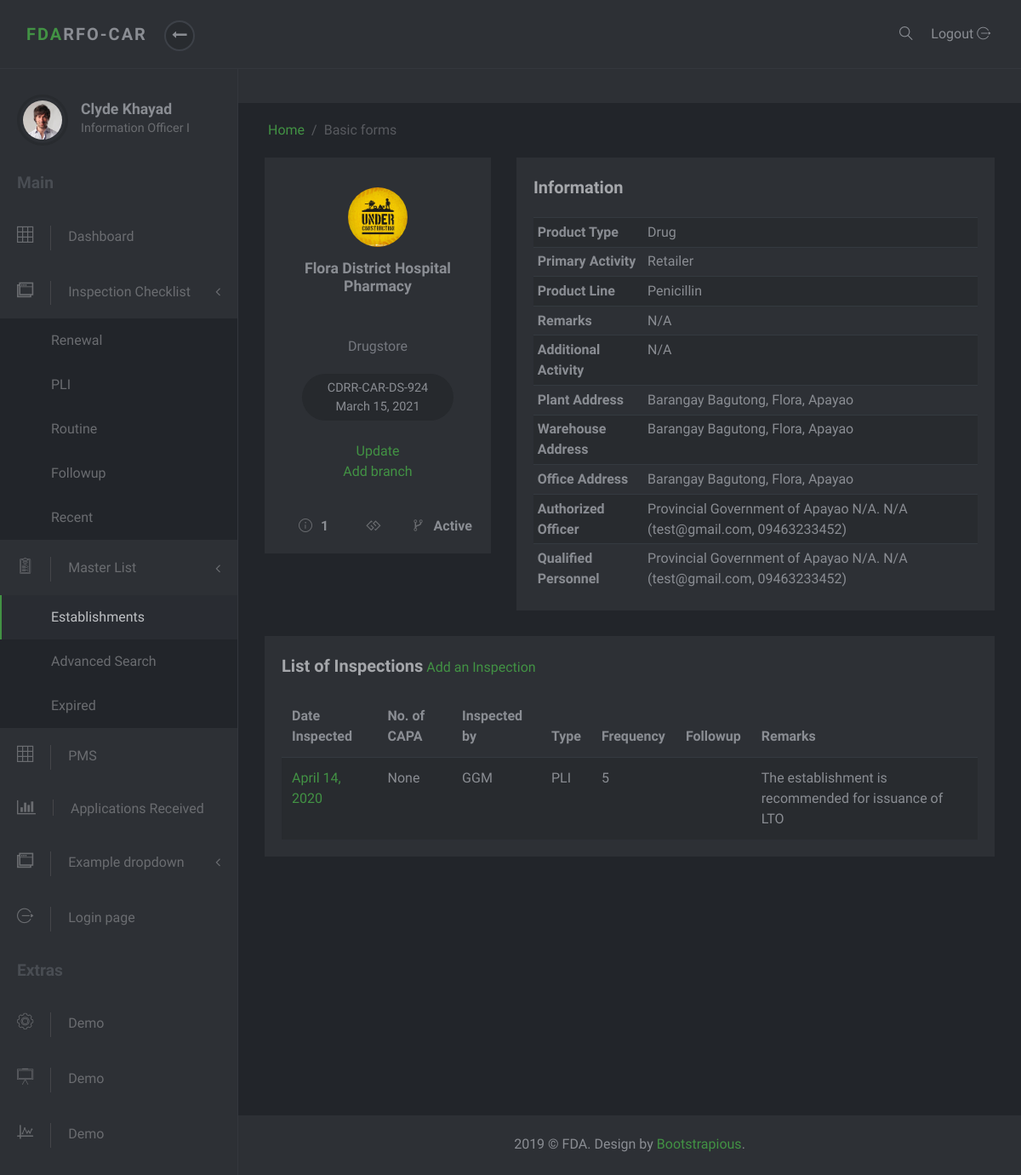
The page /masterlist/8/ on the database its author committed.
### masterlist/models.py (models this page shows, shortened)
class Establishment(models.Model):
    date_modified = models.DateTimeField('date modified', default=timezone.now)
    application = models.CharField(max_length=1, choices=constants.APPLICATIONS)
    name = models.CharField(max_length=60)
    product_type = models.ForeignKey(ProductType, on_delete=models.SET_NULL, null=True)
    center = models.CharField(max_length=6, choices=constants.CENTERS)
    primary_activity = models.ForeignKey(PrimaryActivity, on_delete=models.CASCADE, null=True)
    specific_activity = models.ManyToManyField(SpecificActivity)
    additional_activity = models.ForeignKey(AdditionalActivity, on_delete=models.SET_NULL, null=True)
    product_line = models.ForeignKey(ProductLine, on_delete=models.SET_NULL, null=True, blank=True)
    plant_address = models.OneToOneField(PlantAddress, on_delete=models.SET_NULL, null=True)
    office_address = models.OneToOneField(OfficeAddress, on_delete=models.SET_NULL, null=True)
    authorized_officer = models.OneToOneField(AuthorizedOfficer, on_delete=models.SET_NULL, null=True)
    remarks = models.CharField(max_length=100, null=True, blank=True, verbose_name='Product Remarks')
    status = models.CharField(max_length=8, choices=constants.EST_STATUS, null=True, default="Active")
    folder_id = models.CharField(max_length=10, null=True, verbose_name="Folder Number")
    expiredlist = mymanagers.ExpiredListManager()
    objects = models.Manager()
    class Meta:
        ordering = ['-date_modified']

class SpecificActivity(models.Model):
    name = models.CharField(max_length=150)

class Lto(models.Model):
    establishment = models.ForeignKey(Establishment, on_delete=models.CASCADE, null=True, related_name='ltos')
    issuance = models.DateTimeField(null=True, blank=True, verbose_name='Date Issued')
    lto_number = models.CharField(max_length=20)
    expiry = models.DateTimeField('expiry date')
    class Meta:
        ordering = ['-expiry']
        get_latest_by = 'expiry'

class ProductType(models.Model):
    name = models.CharField(max_length=50)
    def __str__(self):
        return self.name

class PrimaryActivity(models.Model):
    name = models.CharField(max_length=150)
    def __str__(self):
        return self.name

class ProductLine(models.Model):
    name = models.CharField(max_length=150)
    product_type = models.ForeignKey(ProductType, on_delete=models.SET_NULL, null=True)
    def __str__(self):
        return self.name

class AdditionalActivity(models.Model):
    name = models.CharField(max_length=150)
    def __str__(self):
        return self.name

class Address(models.Model):
    address = models.CharField(max_length=250)
    region = models.ForeignKey(Region, on_delete=models.SET_NULL, null=True)
    province = models.ForeignKey(Province, on_delete=models.SET_NULL, null=True)
    municipality_or_city = models.ForeignKey(CityOrMunicipality, on_delete=models.SET_NULL, null=True)
    def full_address(self):
        return self.address + ', ' + self.municipality_or_city.name + ', ' + self.province.name

class CityOrMunicipality(models.Model):
    name = models.CharField(max_length=30)
    description = models.CharField(max_length=50, null=True, blank=True)
    province = models.ForeignKey(Province, on_delete=models.CASCADE)

class Province(models.Model):
    name = models.CharField(max_length=30)
    region = models.ForeignKey(Region, on_delete=models.SET_NULL, null=True)

class WarehouseAddress(Address):
    establishment = models.ForeignKey(Establishment, on_delete=models.SET_NULL, null=True, related_name='warehouses')
    pass

class Person(models.Model):
    first_name = models.CharField(max_length=250, null=True, blank=True)
    last_name = models.CharField(max_length=250, null=True, blank=True)
    middle_initial = models.CharField(max_length=3, null=True, blank=True)
    email = models.EmailField(max_length=250, null=True)
    mobile = models.CharField(max_length=11, null=True, blank=True)
    def full_name(self):
        return self.first_name + " " + self.middle_initial + ". " + self.last_name

class QualifiedPerson(Person):
    establishment = models.ForeignKey(Establishment, on_delete=models.SET_NULL, null=True)
    designation = models.ForeignKey(QualifiedPersonDesignation, on_delete=models.SET_NULL, null=True, blank=True)
    def __str__(self):
        return self.full_name()

class Inspection(models.Model):
    establishment = models.ForeignKey(Establishment, on_delete=models.SET_NULL, null=True)
    tracking_number = models.CharField(max_length=14, null=True, verbose_name="DTN or Case #")
    capa = models.OneToOneField(Capa, on_delete=models.SET_NULL, null=True, blank=True)
    type_of_inspection = models.CharField(max_length=20, choices=constants.INSPECTION_TYPES)
    date_inspected = models.DateTimeField('Date Inspected')
    frequency_of_inspection = models.PositiveIntegerField(default=0, verbose_name="Frequency of Inspection", null=True, blank=True)
    risk_rating = models.CharField(max_length=7, choices=constants.RISK_RATINGS, null=True, blank=True)
    date_of_followup_inspection = models.DateTimeField('Date of Followup Inspection', null=True, blank=True)
    inspector = models.CharField(max_length=3, choices=constants.INSPECTORS)
    remarks = models.CharField(max_length=200, null=True)
    inspection_report = models.FileField(null=True, blank=False, upload_to=report_directory_path, verbose_name='Inspection Report')
    class Meta:
        ordering = ['-date_inspected']

### masterlist/views.py (the view)
# urls.py: path('<int:id>/', EstablishmentDetailView.as_view(), name='est-detail'),
class EstablishmentDetailView(DetailView):
    template_name = 'masterlist/establishment-detail.html'
    context_object_name = 'establishment'
    def get_object(self):
        est_id =self.kwargs.get("id")
        return get_object_or_404(Establishment, id=est_id)
    def get_context_data(self, **kwargs):
        context = super().get_context_data(**kwargs)
        curr_est = Establishment.objects.get(pk=self.kwargs.get('id'))
        inspections = curr_est.inspection_set.all()
        context['masterlist_active'] = "active"
        context['inspections'] = inspections
        return context

### masterlist/templates/masterlist/establishment-detail.html (shortened to what this page needs)
{% extends 'masterlist/partial/base.html' %}
{% block content %}
<div class="row">
    <div class="col-lg-4">
        <div class="user-block block text-center">
            <div class="avatar">
                <img src="/static/masterlist/img/under_construction_logo.jpg" alt="..." class="img-fluid">
            </div>
            <a href="#" class="user-title">
                <h3 class="h5">{{establishment.name}}</h3>
                 <br />
                <br />
                {% for spec_act in establishment.specific_activity.all %}
                <span>{{spec_act.name}}</span><br>
                {% endfor %}
            </a>
            <div class="contributions">{{establishment.ltos.first.lto_number}} <br> {{establishment.ltos.first.expiry.date}}</div> <br><br/>
            <a href="{% url 'admin:masterlist_establishment_change' establishment.id %}" target="_blank">Update</a><br/>
            <a href="#">Add branch</a>
            <div class="details d-flex">
              <div class="item" data-toggle="tooltip" title="Number of Inspections"><i class="icon-info"></i><strong>{{establishment.inspection_set.all.count}}</strong></div>
              <div class="item" data-toggle="tooltip" title="Month/s before expiration"><i class="fa fa-gg"></i><strong>{{establishment.lto.get_duration}}</strong></div>
              <div class="item" data-toggle="tooltip" title="Status"><i class="icon-flow-branch"></i><strong>{{establishment.status}}</strong></div>
            </div>
        </div>
    </div>
    <div class="col-lg-8">
        <div class="user-block block text-center">
            <div class="title text-left">
                <strong>Information</strong>
            </div>
            <div class="table-responsive">
                <table class="table table-striped table-sm">
                    <tbody>
                    <tr>
                        <th scope="row" class="text-left">Product Type</th>
                        <td class="text-left">{{establishment.product_type}}</td>
                    </tr>
                    <tr>
                        <th scope="row" class="text-left">Primary Activity</th>
                        <td class="text-left">{{establishment.primary_activity}}</td>
                    </tr>
                    <tr>
                        <th scope="row" class="text-left">Product Line</th>
                        <td class="text-left">{{establishment.product_line}}</td>
                    </tr>
                    <tr>
                        <th scope="row" class="text-left">Remarks</th>
                        <td class="text-left">{{establishment.remarks}}</td>
                    </tr>
                    <tr>
                        <th scope="row" class="text-left">Additional Activity</th>
                        <td class="text-left">{{establishment.additional_activity}}</td>
                    </tr>
                    <tr>
                        <th scope="row" class="text-left">Plant Address</th>
                        <td class="text-left">{{establishment.plant_address.full_address}}</td>
                    </tr>
                    <tr>
                        <th scope="row" class="text-left">Warehouse Address</th>
                        <td class="text-left">
                          {% for warehouse in establishment.warehouses.all %}
                          {{warehouse.full_address}} <br/>
                          {% endfor %}
                        </td>
                    </tr>
                    <tr>
                        <th scope="row" class="text-left">Office Address</th>
                        <td class="text-left">{{establishment.office_address.full_address}}</td>
                    </tr>
                    <tr>
                        <th scope="row" class="text-left">Authorized Officer</th>
                        <td class="text-left">{{establishment.authorized_officer.full_name}} ({{establishment.authorized_officer.email}}, {{establishment.authorized_officer.mobile}})</td>
                    </tr>
                    <tr>
                        <th scope="row" class="text-left">Qualified Personnel</th>
                        {% if establishment.qualifiedperson_set.all %}
                          {% for qualified_person in establishment.qualifiedperson_set.all %}
                          <td class="text-left">{{qualified_person}} ({{qualified_person.email}}, {{qualified_person.mobile}})</td>
                          {% endfor %}
                        {% else %}
                          <td class="text-left">None</td>
                        {% endif %}
                    </tr>
                    </tbody>
                </table>
            </div>
        </div>
    </div>
</div>
<div class="row">
    <div class="col-lg-12">
        <div class="block">
            <div class="title">
                <strong>List of Inspections</strong>  <a href="{% url 'admin:masterlist_inspection_add' %}" target="_blank">Add an Inspection</a>
            </div>
            <div class="block-body">
                <div class="table-responsive">
                    <table class="table table-striped table-hover">
                        <thead>
                        <tr>
                            <th>Date Inspected</th>
                            <th>No. of CAPA</th>
                            <th>Inspected by</th>
                            <th>Type</th>
                            <th>Frequency</th>
                            <th>Followup</th>
                            <th>Remarks</th>
                        </tr>
                        </thead>
                        <tbody>
                        {% if inspections %}
                        {% for inspection in inspections %}
                        <tr>
                            <td><a href="{% url 'admin:masterlist_inspection_change' inspection.id %}" target="_blank">{{inspection.date_inspected.date}}</a></td>
                            {% if inspection.capa %}
                            <td><a href="{% url 'admin:masterlist_capa_change' inspection.capa.id %}" target="_blank">{{inspection.capa.capadeficiency_set.all.count}}</a></td>
                            {% else %}
                            <td>None</td>
                            {% endif %}
                            <td>{{inspection.inspector}}</td>
                            <td>{{inspection.type_of_inspection}}</td>
                            <td>{{inspection.frequency_of_inspection}}</td>
                            <td>{{inspection.date_of_followup_inspection.date}}</td>
                            <td>{{inspection.remarks}}</td>
                        </tr>
                        {% endfor %}
                        {% else %}
                        No inspections yet
                        {% endif %}
                        </tbody>
                    </table>
                </div>
            </div>
        </div>
    </div>
</div>
{% endblock %}

### masterlist/static/darkadmin/css/style.green.css (style rules this page uses)
body { position: relative; }
a { -webkit-transition: all 0.3s; transition: all 0.3s; display: inline-block; }
i, span, strong { display: inline-block; }
.block { padding: 20px; background: #2d3035; color: #8a8d93; margin-bottom: 30px; }
i[class*='icon-'] { -webkit-transform: translateY(2px); transform: translateY(2px); }
.block .title { margin-bottom: 20px; }
.block .title strong:first-child { font-size: 1.25rem; color: #a5a7ab; }
.user-block .avatar { display: block; width: 70px; height: 70px; border-radius: 50%; margin: 15px auto; position: relative; }
.user-block .avatar img { width: 100%; height: 100%; border-radius: 50%; }
.user-block h3 { margin-bottom: 0; }
.user-block span { font-weight: 300; color: #75787f; }
.user-block .contributions { margin-top: 20px; border-radius: 50px; padding: 6px 30px; background: #26292d; display: inline-block; font-size: 0.9rem; }
.user-block .details { margin-top: 40px; }
.user-block .item { width: 33.3333%; text-align: center; }
.user-block .item i { margin-right: 10px; color: #6a6c70; }
.user-block a.user-title { display: block; text-decoration: none; color: #8a8d93; margin-top: 10px; }
.table { margin-bottom: 0; }
.table td, .table th { border-color: #343a40; }
.table thead th { border: none; }
.table-striped tbody tr { -webkit-transition: all 0.3s; transition: all 0.3s; }
.table-striped tbody tr:nth-of-type(odd) { background-color: #282b2f; }
body { font-family: "Muli", sans-serif; font-size: 1rem; font-weight: 400; line-height: 1.5; color: #8a8d93; background-color: #fff; }
a { color: #429244; text-decoration: none; }
h1, h2, h3, h4, h5, h6, .h1, .h2, .h3, .h4, .h5, .h6 { margin-bottom: 0.5rem; font-family: inherit; font-weight: 700; line-height: 1.2; color: inherit; }
h3, .h3 { font-size: 1.5rem; }
h5, .h5 { font-size: 1.1rem; }

### rows shown on the page
Establishment: name "Flora District Hospital Pharmacy", ltos.first.lto_number "CDRR-CAR-DS-924", ltos.first.expiry "March 15, 2021", inspection_set.all.count "1", status "Active", product_type "Drug", primary_activity "Retailer", product_line "Penicillin", remarks "N/A", additional_activity "N/A", plant_address.full_address "Barangay Bagutong, Flora, Apayao", office_address.full_address "Barangay Bagutong, Flora, Apayao", authorized_officer.full_name "Provincial Government of Apayao N/A. N/A", authorized_officer.email "test@gmail.com", authorized_officer.mobile "09463233452"
SpecificActivity: name "Drugstore"
WarehouseAddress: full_address "Barangay Bagutong, Flora, Apayao"
QualifiedPerson: last_name "Provincial Government of Apayao N/A. N/A", email "test@gmail.com", mobile "09463233452"
Inspection: date_inspected "April 14, 2020", shows "None", inspector "GGM", type_of_inspection "PLI", frequency_of_inspection "5", remarks "The establishment is recommended for issuance of LTO"
